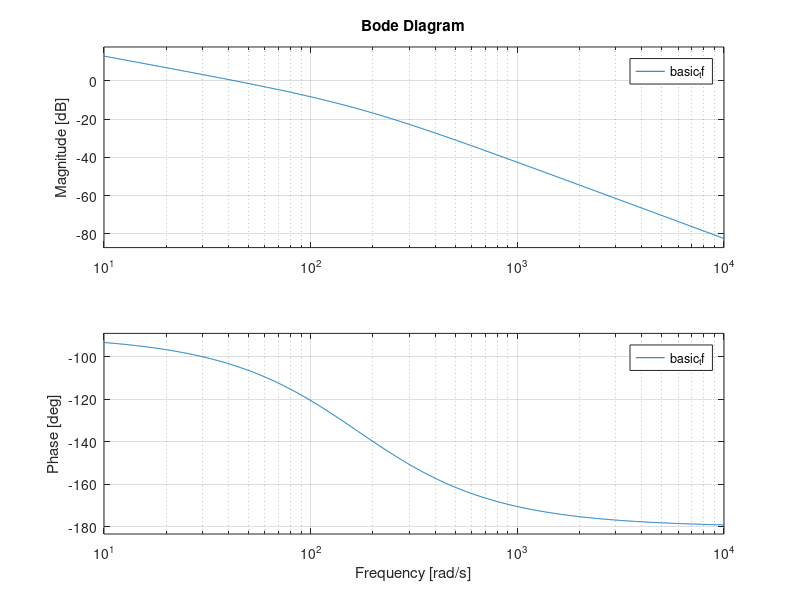

MATLAB code to generate this figure: (Note: this script raises an error after producing the figure.)
clear
clc
close all

global mp
rmpath("nl_tut_callbacks")
addpath("matlab_pure");
addpath("mp_callbacks");
addpath("mex_files");
addpath(pwd);

% pendulum configuration
mp = struct(...
    'g', 9.81, ... % gravitational constant
    'B', 0, ... % motor damping
    'L', 0.23e-3, ... % inductance
    'R', 3.85, ... % resistance
    'V_s', 10.7, ... % supply voltage
    'K_m', 0.24, ... % motor constant
    'm', 0.044, ... % mass of rod
    'l_c', 0.077, ... % length of rod
    'J_motor', 1.67e-6, ...
    'sr', 100, ... % sampling rate (Hz)
    'w_PSD', 0.01 ... % process noise Power spectral density
);
mp.J_rod = 1/3*mp.m*mp.l_c^2; % pendulum config; 1/12*m*l_c^2 for pendulum config
mp.J = mp.J_motor + mp.J_rod;
mp.dt = 1/mp.sr;

%% Bode Transfer Function
s = tf('s');
basic_tf = (mp.K_m*mp.V_s/(mp.J*mp.R))/(s^2+s*(mp.B/mp.J+mp.K_m^2/(mp.J*mp.R)));
bode(basic_tf);

% TODO: pendulum colliding with wall

%% Generate a trajectory
theta_vec0 = [pi/4; 0]; % initial angle of 45 degrees at 0 radians/sec
theta_k = theta_vec0;
thetas = theta_k';
propagations = 160;
for k = 1:propagations
    theta_k = nonlin_transition_model(theta_k);
    thetas = [thetas; theta_k'];
end
Ts = ((0:propagations) * mp.dt)';
figure;
sgtitle('Pendulum Trajectory (angle: top), (angular rate: bottom)');
subplot(2, 1, 1);
plot(Ts, thetas(:, 1));
subplot(2, 1, 2);
plot(Ts, thetas(:, 2));

% plot makes sense since back EMF prevents the motor from rotating 

%% Generate trajectory with noise
% Creating the dynamic simulation
V = 0.009311^2; % best fit Gaussian
H = [1.0, 0.0]; % meausrement model
xk = theta_vec0;
xs = xk'; % State vector history
ws = [];   % Process noise history
vs = unifrnd(-pi/200,pi/200); % Measurement noise history; sample from uniform distribution
zs = H * xk + vs(1); % Measurement history
propagations = 160;
for k = 1:propagations
    wk = mp.dt * sqrt(mp.w_PSD) * randn();
    xk(2) = xk(2) + wk; % Gamma = [0; 1];
    xk = nonlin_transition_model(xk);
    xs = [xs; xk'];
    ws = [ws; wk];
    vk = unifrnd(-pi/200,pi/200); % sample from uniform distribution
    zk = H * xk + vk;
    vs = [vs; vk];
    zs = [zs; zk];
end
plot_simulation_history([], {xs,zs,ws,vs}, [])

%% Kalman Filter
% Continuous time Gamma (\Gamma_c)
Gamma_c = [0.0; 1.0];
W_c = mp.w_PSD;
I2 = eye(2);
taylor_order = 2;

% Setting up and running the EKF
% The gaussian_filters module has a "run_ekf" function baked in, but we'll just show the whole thing here
P0_kf = eye(2) * 0.003;
x0_kf = mvnrnd(theta_vec0, P0_kf); % lets initialize the Kalman filter slightly off from the true state position

xs_kf = x0_kf;
Ps_kf = zeros(propagations+1, 2, 2);
Ps_kf(1, :, :) = P0_kf;
x_kf = x0_kf';
P_kf = P0_kf;
for k = 1:propagations
    Jac_F = jacobian_mp_ode(x_kf);
    [Phi_k, W_k] = discretize_nl_sys(Jac_F, Gamma_c, W_c, mp.dt, taylor_order, false, true);
    % Propagate covariance and state estimates
    P_kf = Phi_k * P_kf * Phi_k' + W_k;
    x_kf = nonlin_transition_model(x_kf);
    % Form Kalman Gain, update estimate and covariance
    K = (H * P_kf * H' + V) \ (H * P_kf)';
    zbar = H * x_kf;
    r = zs(k+1) - zbar;
    x_kf = x_kf + K * r;
    P_kf = (I2 - K * H) * P_kf * (I2 - K * H)' + K * V * K';
    % Store estimates
    xs_kf = [xs_kf; x_kf'];
    Ps_kf(k, :, :) = P_kf;
end

% Plot Simulation results 
plot_simulation_history([], {xs,zs,ws,vs}, {xs_kf, Ps_kf});

%% Cauchy
scale_g2c = 1.0 / 1.3898; % scale factor to fit the cauchy to the gaussian
beta = sqrt(mp.w_PSD / mp.dt) * scale_g2c / 50;
gamma = sqrt(V(1, 1)) * scale_g2c;
x0_ce = x0_kf;
A0 = eye(2);
p0 = sqrt(diag(P0_kf)) * scale_g2c;
b0 = zeros(2, 1);
steps = 5;
num_controls = 0;
print_debug = false;

% Uncomment for sanity check and test using MCauchyEstimator

% cauchyEst = MCauchyEstimator("nonlin", steps, print_debug);

% cauchyEst.initialize_nonlin(x0_ce, A0, p0, b0, beta, gamma, 'dynamics_update', 'nonlinear_msmt_model', 'msmt_model_jacobian', num_controls, mp.dt)

% cauchyEst.step(zs(1));
% cauchyEst.step(zs(2));
% cauchyEst.step(zs(3));
% cauchyEst.step(zs(4));
% cauchyEst.step(zs(5));
% cauchyEst.shutdown();

% Sliding window
swm_print_debug = false; 
win_print_debug = false;
num_windows = 8;
% 
cauchyEst = MSlidingWindowManager("nonlin", num_windows, swm_print_debug, win_print_debug);
cauchyEst.initialize_nonlin(x0_ce, A0, p0, b0, beta, gamma, 'dynamics_update', 'nonlinear_msmt_model', 'msmt_model_jacobian', num_controls, mp.dt);
% charACTERIZE the rate
for k = 1:length(zs)
    zk = zs(k);
    [xhat, Phat, wavg_xhat, wavg_Phat] = cauchyEst.step(zk, []);
end
cauchyEst.shutdown()

plot_simulation_history(cauchyEst.moment_info, {xs,zs,ws,vs}, {xs_kf, Ps_kf} )



%%


% function [xs, xs_kf, xs_cf] = test_nl_motor_pendulum()
%     
% 
%     % simulation parameters
%     A_c = [-(B/J + K_m^2/(J*R))]; % single dimensional system with omega (no theta yet)
%     B_c = [K_m*V_s/(J*R)];
%     C_c = [1];
% 
% end


